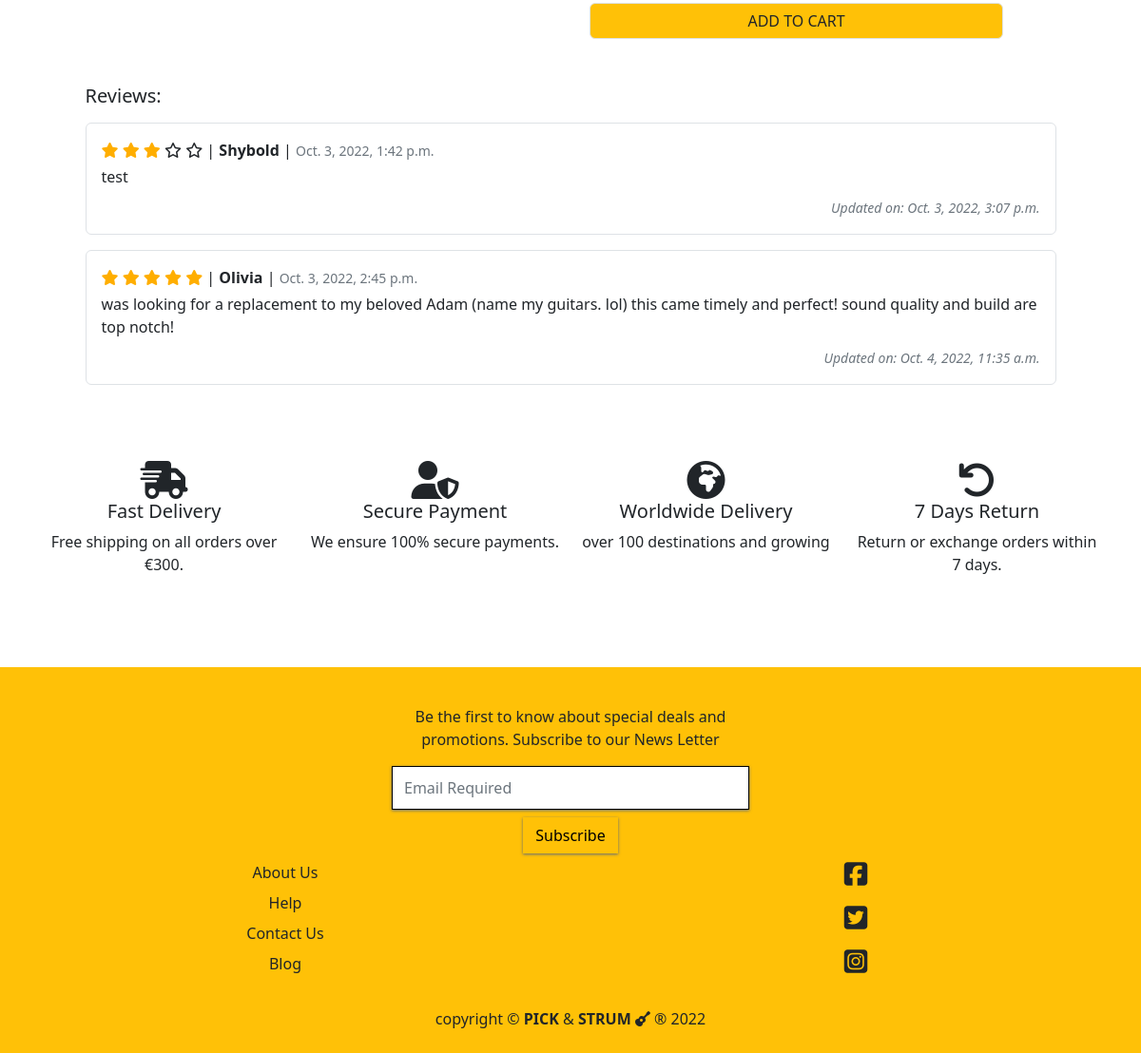
Before: /products/2/ (lower part) with the older database file.
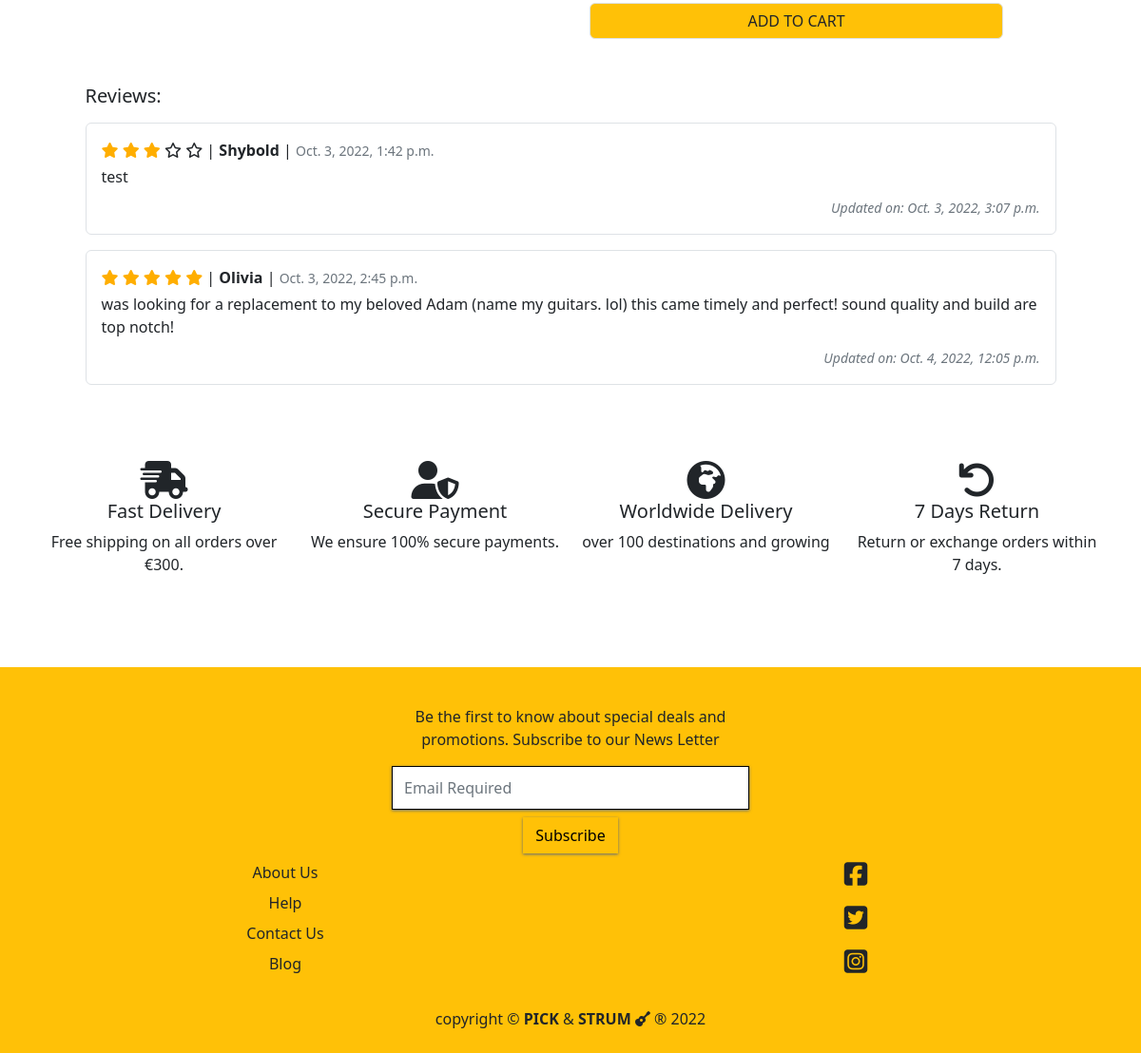
After: the same page with the newer database file.
### products/models.py (models this page shows, shortened)
class Review(models.Model):
    product = models.ForeignKey(Product, on_delete=models.CASCADE, related_name="reviews")
    name = models.ForeignKey(User, on_delete=models.CASCADE)
    body = models.TextField(max_length=254)
    rate = models.IntegerField(choices=RATES)
    updated_on = updated_on = models.DateTimeField(auto_now=True)
    created_on = models.DateTimeField(auto_now_add=True)
    class Meta:
        ordering = ['created_on']

### products/views.py (the view)
# urls.py: path('<int:product_id>/', views.product_detail_view, name='product_detail'),
def product_detail_view(request, product_id):
    product = get_object_or_404(Product, pk=product_id)
    reviews = product.reviews.all().order_by('created_on')
    features = product.features.all()
    context = {
        'product': product,
        'reviews': reviews,
        'features': features,
    }
    return render(request, 'products/product_detail.html', context)

### cart/contexts.py (called while the page is built, shortened)
def cart_contents(request):
    cart_items = []
    total = 0
    product_count = 0
    cart = request.session.get('cart', {})
    if total < settings.FREE_DELIVERY_THRESHOLD:
        delivery = total * Decimal(settings.STANDARD_DELIVERY_PERCENTAGE / 100)
        free_delivery_delta = settings.FREE_DELIVERY_THRESHOLD - total
    else:
        delivery = 0
        free_delivery_delta = 0
    grand_total = delivery + total
    context = {
        'cart_items': cart_items,
        'total': total,
        'product_count': product_count,
        'delivery': delivery,
        'free_delivery_delta': free_delivery_delta,
        'free_delivery_threshold': settings.FREE_DELIVERY_THRESHOLD,
        'grand_total': grand_total,
    }
    return context

### products/models.py (called while the page is built)
    def __str__(self):
        return self.title

### products/templates/products/product_detail.html (shortened to what this page needs)
{% extends "base.html" %}
{% load static %}
{% block content %}
<div class="container">
    <div class="row">
        <div class="col-12 col-md-5 col-lg-4 offset-lg-2">
        </div>
        <div class="col-12 col-md-7 col-lg-5">
            <div class="mb-5 mt-md-5">
                <form class="form" action="{% url 'add_to_cart' product.id %}" method="POST">
                    <div class="row mt-2 mx-2">
                        <button class="btn border bg-warning" type="submit">ADD TO CART</button>
                    </div>
                </form>
            </div>
        </div>
    </div>
    {% if reviews %}
    <div class="row">
        <div class="col-11 m-auto">
            <h5 class="yoo">Reviews:</h5>
            {% for review in reviews %}
            <div class="border rounded-2 p-3 mt-3">
            {% if review.rate == 5 %}
            <i class="fas fa-star yellow"></i>
            <i class="fas fa-star yellow"></i>
            <i class="fas fa-star yellow"></i>
            <i class="fas fa-star yellow"></i>
            <i class="fas fa-star yellow"></i>
            {% elif review.rate == 4 %}
            <i class="fas fa-star yellow"></i>
            <i class="fas fa-star yellow"></i>
            <i class="fas fa-star yellow"></i>
            <i class="fas fa-star yellow"></i>
            <i class="far fa-star"></i>
            {% elif review.rate == 3 %}
            <i class="fas fa-star yellow"></i>
            <i class="fas fa-star yellow"></i>
            <i class="fas fa-star yellow"></i>
            <i class="far fa-star"></i>
            <i class="far fa-star"></i>
            {% elif review.rate == 2 %}
            <i class="fas fa-star yellow"></i>
            <i class="fas fa-star yellow"></i>
            <i class="far fa-star"></i>
            <i class="far fa-star"></i>
            <i class="far fa-star"></i>
            {% else %}
            <i class="fas fa-star yellow"></i>
            <i class="far fa-star"></i>
            <i class="far fa-star"></i>
            <i class="far fa-star"></i>
            <i class="far fa-star"></i>
            {% endif %} | <span><strong>{{review.name}} </strong>|</span> <br class="d-block d-sm-none"> <span><small class="text-muted">{{ review.created_on }}</small></span>
                <div class="card-body mt-1">
                    {{ review.body }}
                </div>
                {% if review.updated_on %}
                    <p class="text-end pt-2 m-0"><i><small class="text-muted">Updated on: {{ review.updated_on }}</small></i></p>
                {% endif %}
            </div>
            {% endfor %}
        </div>
    </div>
    {% endif %}
</div>
{% include 'includes/trust-stm.html' %}
{% endblock %}

Changed rows visible on the page:
changed Review "Olivia": updated_on "Oct. 4, 2022, 11:35 a.m." → "Oct. 4, 2022, 12:05 p.m."
